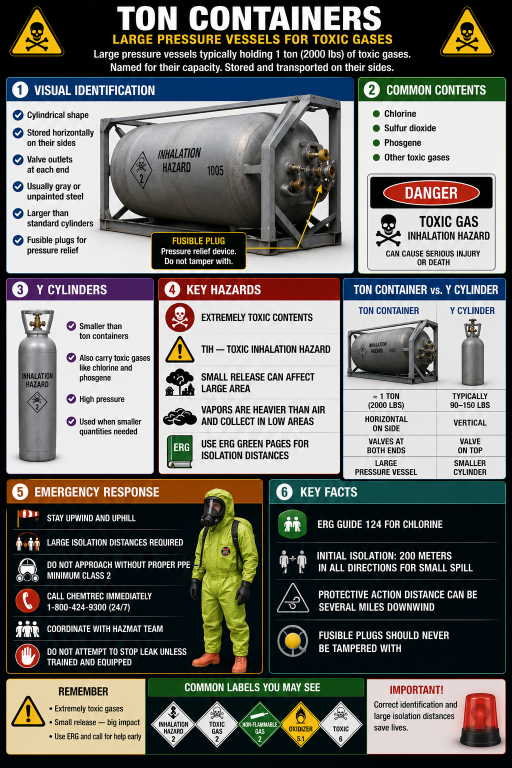
#> input picture images/container_ton.png, 1024 x 1536 px, found by its file name (shown at 1/2 size)
$ python fix_ton.py
#> lines starting #> are read from the running program, lines starting #| are printed output that depends on the picture; after the words box and inside, x2 and y2 are one past the last pixel; in counts of white or black regions, pixels touching at a corner belong together
### tools/hazmat-charts/patch.py
"""Helpers for replacing text regions on the raster charts.

Each edit paints a box with a background color sampled from the box's own
border (so gradients and panel tints are matched), then draws new text in a
condensed sans (TeX Gyre Heros Cn) close to the posters' original type.
"""
from PIL import Image, ImageDraw, ImageFont, ImageFilter
import statistics

FONT_DIR = '/usr/share/texmf/fonts/opentype/public/tex-gyre/'
FONTS = {'bold': FONT_DIR + 'texgyreheroscn-bold.otf', 'reg': FONT_DIR + 'texgyreheroscn-regular.otf'}


def font(style, size):
    return ImageFont.truetype(FONTS[style], size)


# [11 lines left out: function border_color, not called in this run]


def fill(im, box, color=None):
    color = color or border_color(im, box)
    ImageDraw.Draw(im).rectangle(box, fill=color)
    return color


def text_block(im, box, lines, style='reg', size=16, color=(20, 20, 20), align='center',
               spacing=None, valign='middle', bg=None, fill_box=True):
    """lines: list of str or (str, style, size, color) tuples."""
    if fill_box:
        fill(im, box, bg)
    d = ImageDraw.Draw(im)
    x0, y0, x1, y1 = box
    rows = []
    for ln in lines:
        if isinstance(ln, str):
            ln = (ln, style, size, color)
        t, st, sz, col = ln
        f = font(st, sz)
        bb = d.textbbox((0, 0), t, font=f)
        rows.append((t, f, col, bb[2] - bb[0], sz))
    gap = spacing if spacing is not None else 0.28
    heights = [int(r[4] * (1 + gap)) for r in rows]
    total = sum(heights)
    y = y0 + (y1 - y0 - total) // 2 if valign == 'middle' else y0
    for (t, f, col, w, sz), h in zip(rows, heights):
        if align == 'center':
            x = x0 + (x1 - x0 - w) // 2
        elif align == 'left':
            x = x0
        else:
            x = x1 - w
        d.text((x, y), t, font=f, fill=col)
        y += h
    return im


# [9 lines left out: function fit_check, not called in this run]


def inpaint(im, box, thr, dark_text=True, grow=3, radius=5):
    """Remove text inside box by masking text pixels and inpainting (keeps texture/gradients)."""
    import numpy as np, cv2
    a = np.array(im)
    x0, y0, x1, y1 = box
    sub = cv2.cvtColor(a[y0:y1, x0:x1], cv2.COLOR_RGB2GRAY)
    m = (sub < thr) if dark_text else (sub > thr)
    mask = np.zeros(a.shape[:2], np.uint8)
    mask[y0:y1, x0:x1] = m.astype(np.uint8) * 255
    if grow:
        mask = cv2.dilate(mask, np.ones((grow * 2 + 1, grow * 2 + 1), np.uint8))
        mask[:y0, :] = 0; mask[y1:, :] = 0; mask[:, :x0] = 0; mask[:, x1:] = 0
    out = cv2.inpaint(a, mask, radius, cv2.INPAINT_TELEA)
    im.paste(Image.fromarray(out))
    return im


def draw_lines(im, box, lines, style='bold', size=16, color=(20, 20, 20), align='left', spacing=0.25, valign='middle'):
    return text_block(im, box, lines, style, size, color, align, spacing, valign, fill_box=False)


# [9 lines left out: function inpaint_rect, not called in this run]

### tools/hazmat-charts/fix_ton.py
from PIL import Image
import sys, os; sys.path.insert(0, os.path.dirname(os.path.abspath(__file__)))
from patch import *
src=Image.open('images/container_ton.png').convert('RGB')
#> src is the input picture: PIL image 1024x1536 RGB; mean R, G, B 112.8, 112.3, 107
im=src.copy()
D=(22,30,44); W=(245,245,245)
# 1. "Valve outlets at each end" -> two valves (gas over liquid). TRANSCAER/Chlorine Institute B kit.
inpaint(im,(52,308,200,350),120,grow=2)
#> in inpaint, `m = (sub < thr) if dark_text else (sub > thr)`:
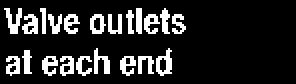
#> m: shape (42, 148) bool (shown 2 times larger); 15.2% white in thin lines or dots, all inside (x1, y1, x2, y2) = (2, 4, 93, 38)
#> in inpaint, `mask[y0:y1, x0:x1] = m.astype(np.uint8) * 255`: mask: shape (1536, 1024); 0.06% white in thin lines or dots, all inside (x1, y1, x2, y2) = (54, 312, 145, 346)
#> in inpaint, `mask = cv2.dilate(mask, np.ones((grow * 2 + 1, grow * 2 + 1), np.uint8))`: mask: shape (1536, 1024); 0.16% white; 5 white regions, box (x1, y1, x2, y2) and area: (95, 310, 147, 327) 761, (52, 310, 94, 327) 613, (71, 330, 109, 348) 528, (110, 330, 140, 348) 423, (53, 331, 70, 348) 243
draw_lines(im,(54,309,210,350),[("Two valves (gas",'bold',17,D),("over liquid)",'bold',17,D)],spacing=0.12)
#> the loop in text_block, `for ln in lines:` made 2 passes
#> bb on passes 1 to 2: (0, 6, 105, 23), (0, 6, 75, 23)
#> after the loop in text_block, `for ln in lines:`: rows = 2 items
#> in text_block, `heights = [int(r[4] * (1 + gap)) for r in rows]`: heights = [19, 19]
#> in text_block, `total = sum(heights)`: total = 38
#> in text_block, `y = y0 + (y1 - y0 - total) // 2 if valign == 'middle' else y0`: y = 310
#> the loop in text_block, `for (t, f, col, w, sz), h in zip(rows, heights):` made 2 passes
#> (t, col, w, sz, h, x, y) on passes 1 to 2: ('Two valves (gas', (22, 30, 44), 105, 17, 19, 54, 329), ('over liquid)', (22, 30, 44), 75, 17, 19, 54, 348)
#> after the loop in text_block, `for (t, f, col, w, sz), h in zip(rows, heights):`: y = 348
# 2. Placard-panel number: 1005 is ammonia; this chart is about chlorine (UN1017, Guide 124).
inpaint(im,(408,326,456,352),95)
#> in inpaint (call 2), `m = (sub < thr) if dark_text else (sub > thr)`: m: shape (26, 48) bool; 35.3% white; 11 white regions (6 under 20 px), largest, box (x1, y1, x2, y2) and area: (22, 5, 32, 26) 119, (31, 5, 39, 25) 111, (13, 5, 21, 25) 105, (6, 5, 12, 25) 67, (43, 12, 46, 26) 24
#> in inpaint (call 2), `mask[y0:y1, x0:x1] = m.astype(np.uint8) * 255`: mask: shape (1536, 1024); 0.03% white; 11 white regions (6 under 20 px), largest, box (x1, y1, x2, y2) and area: (430, 331, 440, 352) 119, (439, 331, 447, 351) 111, (421, 331, 429, 351) 105, (414, 331, 420, 351) 67, (451, 338, 454, 352) 24
#> in inpaint (call 2), `mask = cv2.dilate(mask, np.ones((grow * 2 + 1, grow * 2 + 1), np.uint8))`: mask: shape (1536, 1024); 0.08% white; 1 white region, box (x1, y1, x2, y2) and area: (411, 328, 459, 355) 1184
#> in inpaint (call 2), `mask[y1:, :] = 0`: mask: shape (1536, 1024); 0.07% white; 1 white region, box (x1, y1, x2, y2) and area: (411, 328, 459, 352) 1068
#> in inpaint (call 2), `mask[:, x1:] = 0`: mask: shape (1536, 1024); 0.06% white; 1 white region, box (x1, y1, x2, y2) and area: (411, 328, 456, 352) 1020
draw_lines(im,(412,328,470,352),[("1017",'bold',21,(30,30,32))],spacing=0)
#> the loop in text_block (call 2), `for ln in lines:` made 1 pass
#> bb on pass 1: (0, 9, 39, 24)
#> the loop in text_block (call 2), `for (t, f, col, w, sz), h in zip(rows, heights):` made 1 pass
#> (t, col, w, sz, h, x, y) on pass 1: ('1017', (30, 30, 32), 39, 21, 21, 412, 350)
inpaint(im,(773,692,794,708),120,grow=1,radius=3)
#> in inpaint (call 3), `mask[y0:y1, x0:x1] = m.astype(np.uint8) * 255`: mask: shape (1536, 1024); 0.02% white; 1 white region, box (x1, y1, x2, y2) and area: (773, 692, 794, 708) 335
#> in inpaint (call 3), `mask = cv2.dilate(mask, np.ones((grow * 2 + 1, grow * 2 + 1), np.uint8))`: mask: shape (1536, 1024); 0.03% white; 1 white region, box (x1, y1, x2, y2) and area: (772, 691, 795, 709) 414
#> in inpaint (call 3), `mask[:y0, :] = 0`: mask: shape (1536, 1024); 0.02% white; 1 white region, box (x1, y1, x2, y2) and area: (772, 692, 795, 709) 391
#> in inpaint (call 3), `mask[y1:, :] = 0`: mask: shape (1536, 1024); 0.02% white; 1 white region, box (x1, y1, x2, y2) and area: (772, 692, 795, 708) 368
#> in inpaint (call 3), `mask[:, :x0] = 0`: mask: shape (1536, 1024); 0.02% white; 1 white region, box (x1, y1, x2, y2) and area: (773, 692, 795, 708) 352
#> in inpaint (call 3), `mask[:, x1:] = 0`: mask: shape (1536, 1024); 0.02% white; 1 white region, box (x1, y1, x2, y2) and area: (773, 692, 794, 708) 336
draw_lines(im,(776,694,800,707),[("1017",'bold',9,(40,40,40))],spacing=0)
# 3. Y cylinder weight was unverified -> neutral comparison.
inpaint(im,(882,781,1004,819),120,grow=1)
#> in inpaint (call 4), `m = (sub < thr) if dark_text else (sub > thr)`: m: shape (38, 122) bool; 16.4% white in thin lines or dots, all inside (x1, y1, x2, y2) = (19, 5, 98, 35)
#> in inpaint (call 4), `mask[y0:y1, x0:x1] = m.astype(np.uint8) * 255`: mask: shape (1536, 1024); 0.05% white in thin lines or dots, all inside (x1, y1, x2, y2) = (901, 786, 980, 816)
#> in inpaint (call 4), `mask = cv2.dilate(mask, np.ones((grow * 2 + 1, grow * 2 + 1), np.uint8))`: mask: shape (1536, 1024); 0.1% white; 5 white regions, box (x1, y1, x2, y2) and area: (904, 785, 976, 799) 751, (954, 803, 981, 817) 319, (900, 803, 926, 817) 250, (933, 803, 950, 817) 220, (925, 803, 932, 817) 65
draw_lines(im,(880,781,1008,819),[("SMALLER",'bold',17,D),("THAN 1 TON",'bold',17,D)],align='center',spacing=0.12)
# 4. "VALVES AT BOTH ENDS" -> two valves, one over the other.
inpaint(im,(699,875,866,913),120,grow=2)
#> in inpaint (call 5), `m = (sub < thr) if dark_text else (sub > thr)`: m: shape (38, 167) bool; 12.4% white in thin lines or dots, all inside (x1, y1, x2, y2) = (36, 2, 112, 32)
#> in inpaint (call 5), `mask[y0:y1, x0:x1] = m.astype(np.uint8) * 255`: mask: shape (1536, 1024); 0.05% white in thin lines or dots, all inside (x1, y1, x2, y2) = (735, 877, 811, 907)
#> in inpaint (call 5), `mask = cv2.dilate(mask, np.ones((grow * 2 + 1, grow * 2 + 1), np.uint8))`:
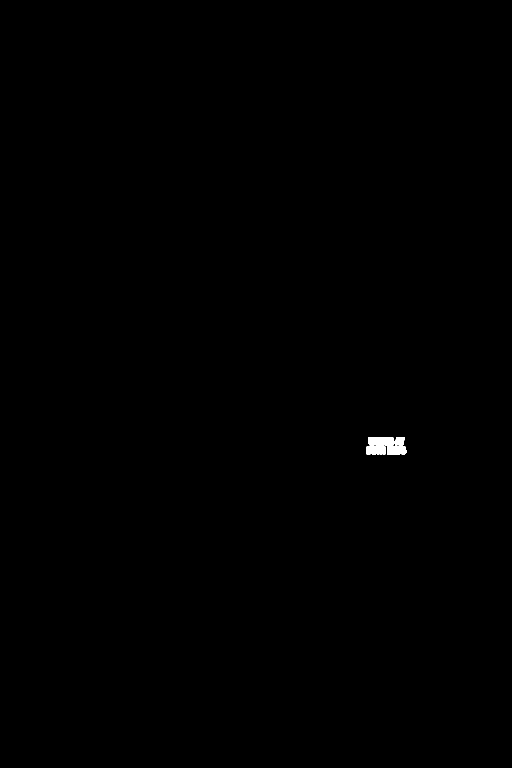
#> mask: shape (1536, 1024) (shown at 1/2 size); 0.15% white; 4 white regions, box (x1, y1, x2, y2) and area: (736, 875, 789, 891) 819, (774, 893, 813, 909) 608, (733, 893, 771, 909) 600, (790, 875, 810, 891) 274
draw_lines(im,(697,874,866,910),[("2 VALVES, ONE",'bold',15,D),("OVER THE OTHER",'bold',15,D)],align='center',spacing=0.08)
# 5. PPE: "MINIMUM CLASS 2" is unsupported; ERG 2024 Guide 124 calls for positive-pressure SCBA.
inpaint(im,(93,1141,262,1160),150,dark_text=False,grow=2)
#> in inpaint (call 6), `mask[y0:y1, x0:x1] = m.astype(np.uint8) * 255`: mask: shape (1536, 1024); 0.05% white in thin lines or dots, all inside (x1, y1, x2, y2) = (95, 1144, 221, 1158)
#> in inpaint (call 6), `mask = cv2.dilate(mask, np.ones((grow * 2 + 1, grow * 2 + 1), np.uint8))`:
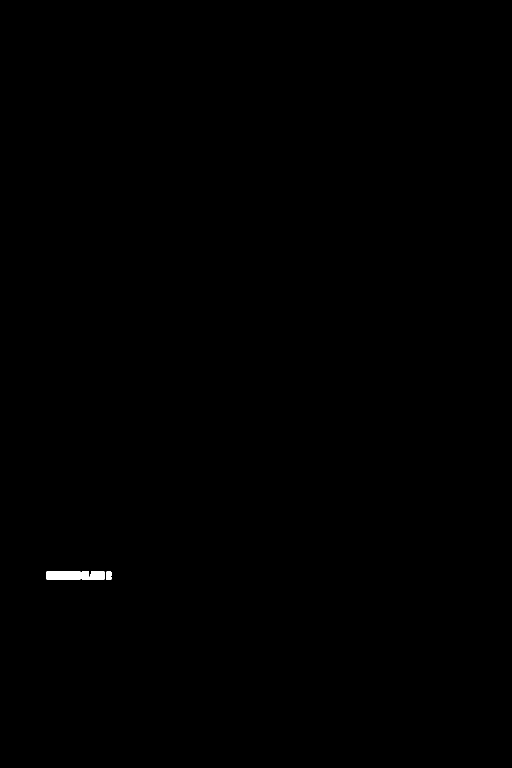
#> mask: shape (1536, 1024) (shown at 1/2 size); 0.13% white; 3 white regions, box (x1, y1, x2, y2) and area: (93, 1142, 161, 1160) 1139, (163, 1142, 210, 1160) 766, (212, 1143, 223, 1160) 176
draw_lines(im,(95,1141,330,1160),[("POSITIVE-PRESSURE SCBA",'bold',17,W)],spacing=0)
# 6. Isolation: ERG 2024 Table 1, chlorine small spill = 60 m (200 ft).
inpaint(im,(632,1100,950,1146),150,dark_text=False,grow=2)
#> in inpaint (call 7), `m = (sub < thr) if dark_text else (sub > thr)`:
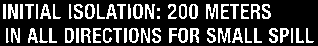
#> m: shape (46, 318) bool; 24.6% white in thin lines or dots, all inside (x1, y1, x2, y2) = (3, 4, 314, 43)
#> in inpaint (call 7), `mask[y0:y1, x0:x1] = m.astype(np.uint8) * 255`: mask: shape (1536, 1024); 0.23% white in thin lines or dots, all inside (x1, y1, x2, y2) = (635, 1104, 946, 1143)
#> in inpaint (call 7), `mask = cv2.dilate(mask, np.ones((grow * 2 + 1, grow * 2 + 1), np.uint8))`:
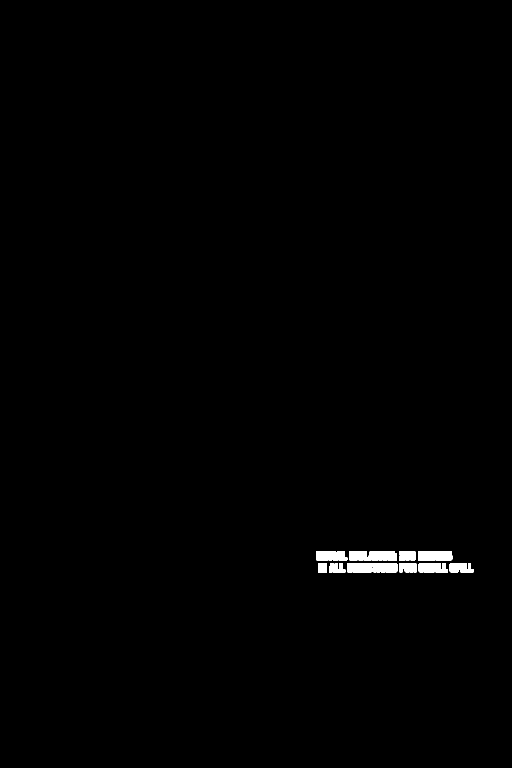
#> mask: shape (1536, 1024) (shown at 1/2 size); 0.62% white; 10 white regions, largest, box (x1, y1, x2, y2) and area: (695, 1126, 795, 1145) 1860, (699, 1102, 794, 1121) 1685, (836, 1102, 905, 1121) 1270
draw_lines(im,(636,1100,990,1146),[("SMALL CHLORINE SPILL: ISOLATE",'bold',19,W),("60 M (200 FT) IN ALL DIRECTIONS",'bold',19,W)],spacing=0.18)
# 7. Labels row: "INHALATION HAZARD" is a package marking, not a placard or label.
#    Drop that invented tile and re-center the four real ones.
row=src.crop((392,1398,732,1496))
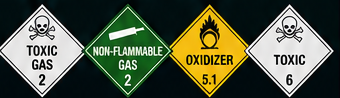
#> row: PIL image 340x98 RGB; mean R, G, B 82.7, 90.3, 67.5
fill(im,(298,1396,732,1498),(3,15,22))
#> in fill, `color = color or border_color(im, box)`: color = (3, 15, 22)
#> in fill, `ImageDraw.Draw(im).rectangle(box, fill=color)`:
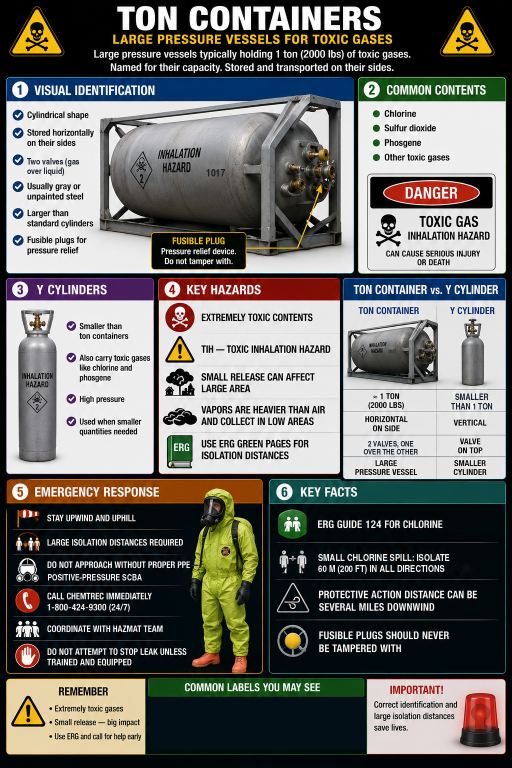
#> im: PIL image 1024x1536 RGB (shown at 1/2 size); mean R, G, B 110.5, 110.2, 105.6
im.paste(row,(345,1398))
im.save('images/container_ton_corrected.png')
